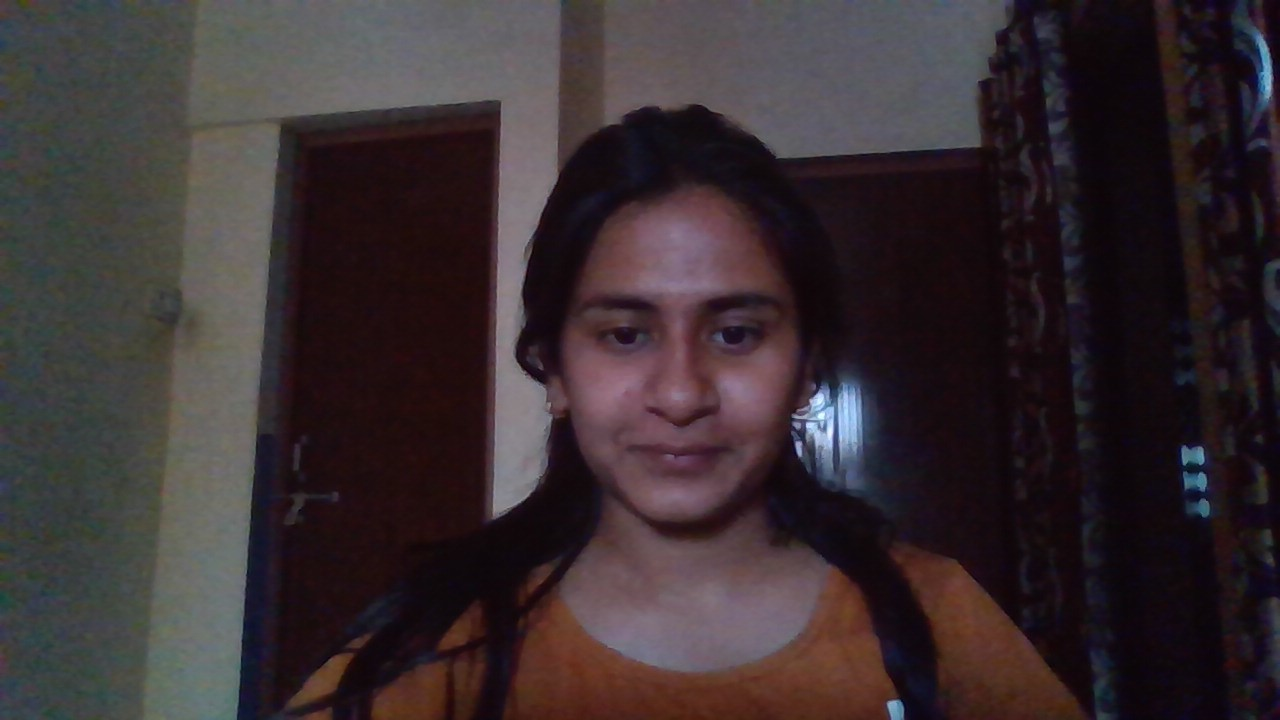
#> input picture Face-distance/Ref_image.jpg, 1280 x 720 px, given in place of the camera
$ python get_colour.py ../Face-distance/Ref_image.jpg
#> lines starting #> are read from the running program, lines starting #| are printed output that depends on the picture; after the words box and inside, x2 and y2 are one past the last pixel; in counts of white or black regions, pixels touching at a corner belong together
import numpy as np
import cv2

cap = cv2.VideoCapture(1)


def empty(a):
    pass


def resize_final_img(x, y, *argv):
    images = cv2.resize(argv[0], (x, y))
    for i in argv[1:]:
        resize = cv2.resize(i, (x, y))
        images = np.concatenate((images, resize), axis=1)
    return images


cv2.namedWindow("HSV")
cv2.resizeWindow("HSV", 300, 300)
cv2.createTrackbar("HUE Min", "HSV", 0, 179, empty)
#> slider 'HUE Min' is set to 35
cv2.createTrackbar("HUE Max", "HSV", 179, 179, empty)
cv2.createTrackbar("SAT Min", "HSV", 0, 255, empty)
#> slider 'SAT Min' is set to 51
cv2.createTrackbar("SAT Max", "HSV", 255, 255, empty)
cv2.createTrackbar("VALUE Min", "HSV", 0, 255, empty)
#> slider 'VALUE Min' is set to 51
cv2.createTrackbar("VALUE Max", "HSV", 255, 255, empty)


cv2.resizeWindow("F", 700, 600)


while True:
    ret, img = cap.read()
#> img is the input picture: shape (720, 1280, 3); mean B, G, R 49.6, 46.5, 57
    h_min = cv2.getTrackbarPos("HUE Min", "HSV")
    h_max = cv2.getTrackbarPos("HUE Max", "HSV")
    s_min = cv2.getTrackbarPos("SAT Min", "HSV")
    s_max = cv2.getTrackbarPos("SAT Max", "HSV")
    v_min = cv2.getTrackbarPos("VALUE Min", "HSV")
    v_max = cv2.getTrackbarPos("VALUE Max", "HSV")

    hsv_img = cv2.cvtColor(img, cv2.COLOR_BGR2HSV)
#> hsv_img: shape (720, 1280, 3); mean H, S, V 115, 89.2, 59.7

    lower = np.array([h_min, s_min, v_min])
    upper = np.array([h_max, s_max, v_max])
    mask = cv2.inRange(hsv_img, lower, upper)
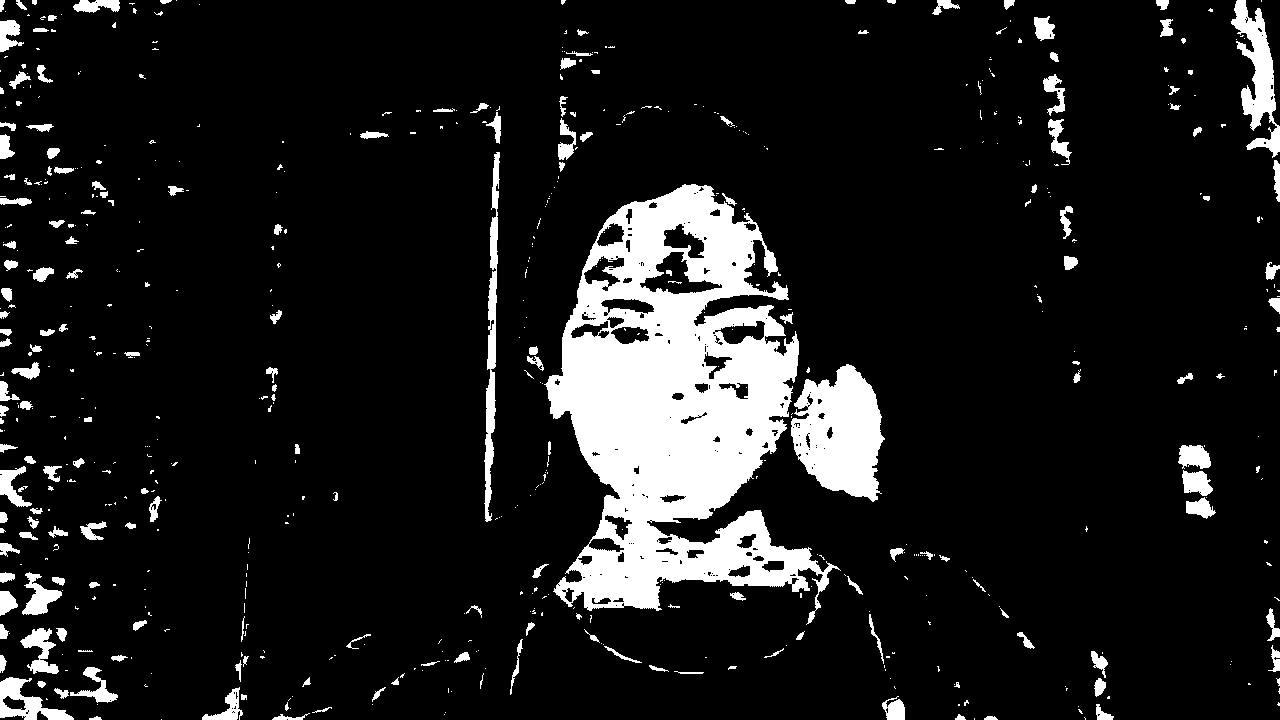
#> mask: shape (720, 1280); 11.2% white; 613 white regions (424 under 20 px), largest, box (x1, y1, x2, y2) and area: (544, 184, 841, 625) 65034, (791, 364, 885, 502) 8666, (1231, 0, 1280, 158) 3246
    kernel = np.ones((3, 3), "uint8")

    d_img = cv2.morphologyEx(mask, cv2.MORPH_OPEN, kernel, iterations=5)
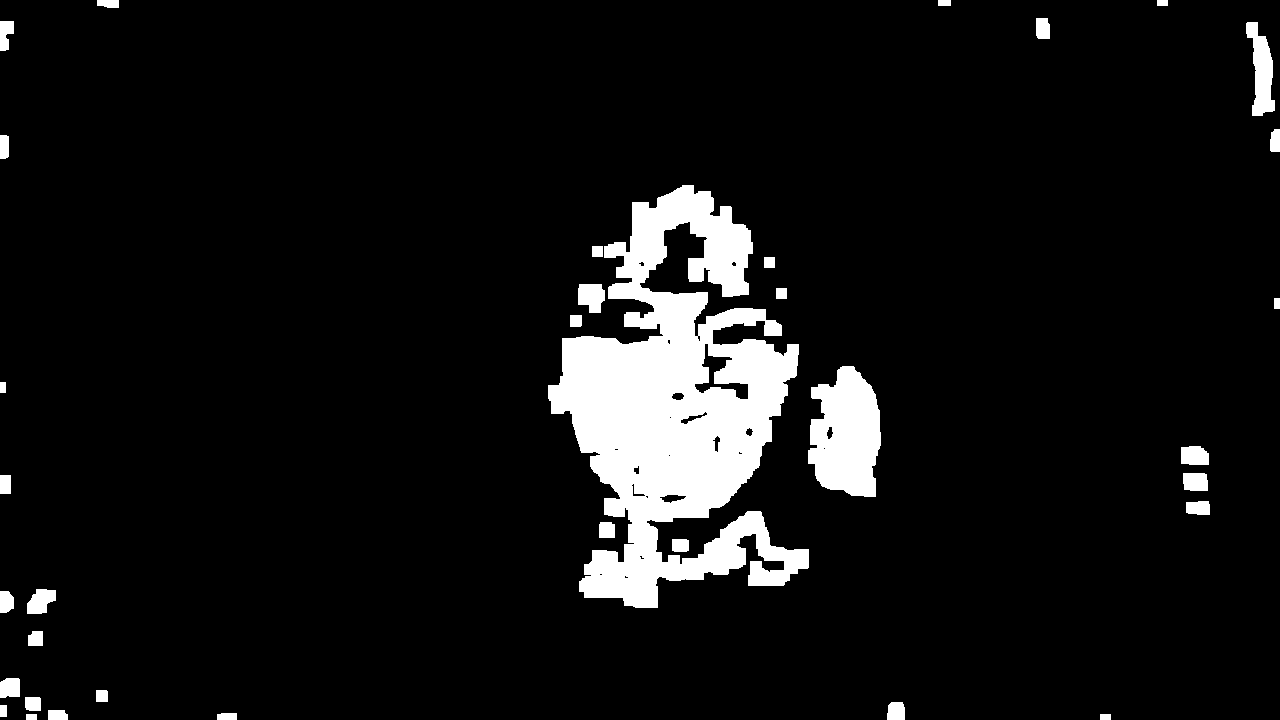
#> d_img: shape (720, 1280); 7.7% white; 35 white regions, largest, box (x1, y1, x2, y2) and area: (548, 185, 809, 608) 55121, (808, 366, 881, 497) 7180, (1246, 22, 1275, 116) 1559

    final_img = resize_final_img(300, 300, mask, d_img)
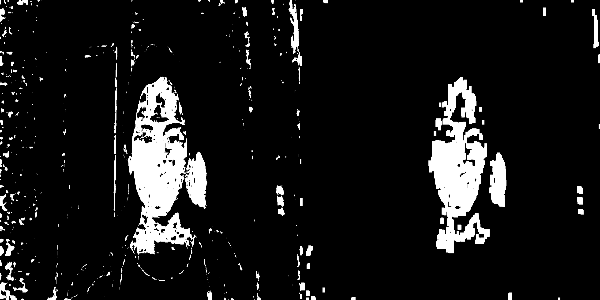
#> final_img: shape (300, 600); min 0, max 255, mean 24.1
    # final_img = np.concatenate((mask,d_img,e_img),axis =1)
    cv2.imshow("F", final_img)
    if cv2.waitKey(1) & 0xFF == ord("q"):
#> (key q is pressed here)
        break

cv2.destroyAllWindows()

$ run again, on Face-distance/Refimg4.jpg
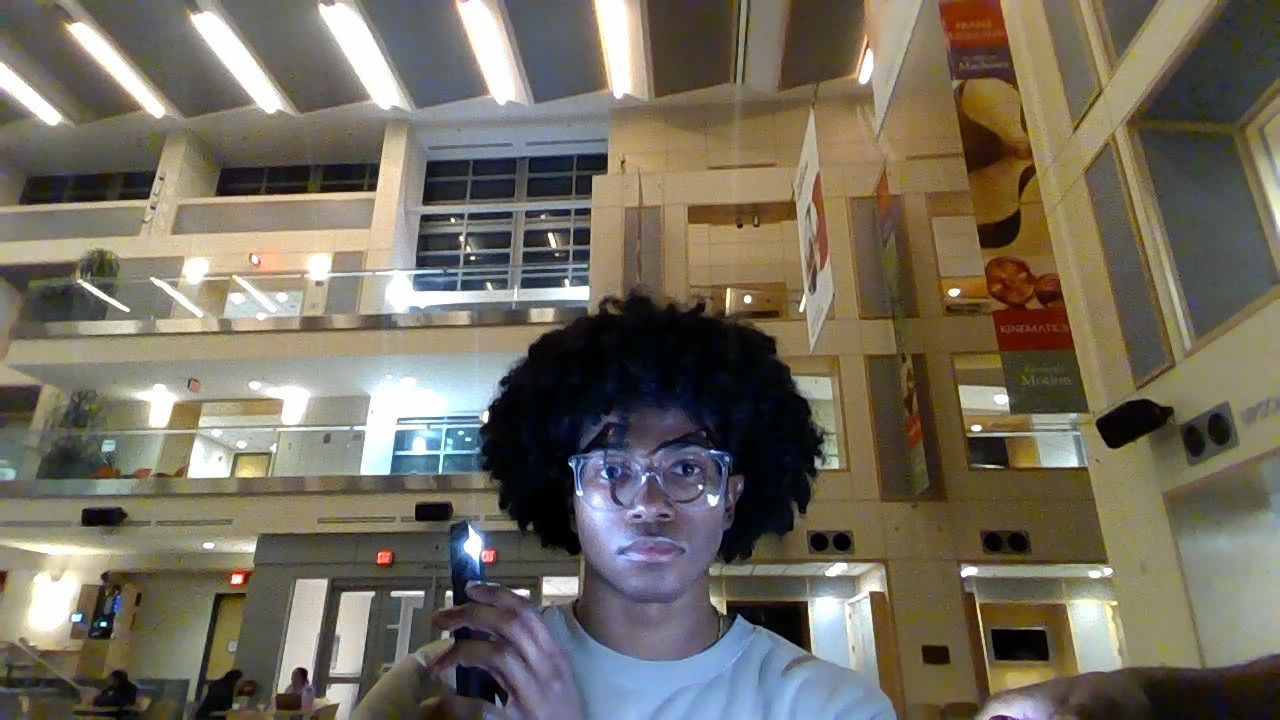
#> input picture Face-distance/Refimg4.jpg, 1280 x 720 px, given in place of the camera
#> img is the input picture: shape (720, 1280, 3); mean B, G, R 94.9, 109.3, 115.4
#> hsv_img: shape (720, 1280, 3); mean H, S, V 46.3, 78.9, 121.2
#> `mask = cv2.inRange(hsv_img, lower, upper)`:
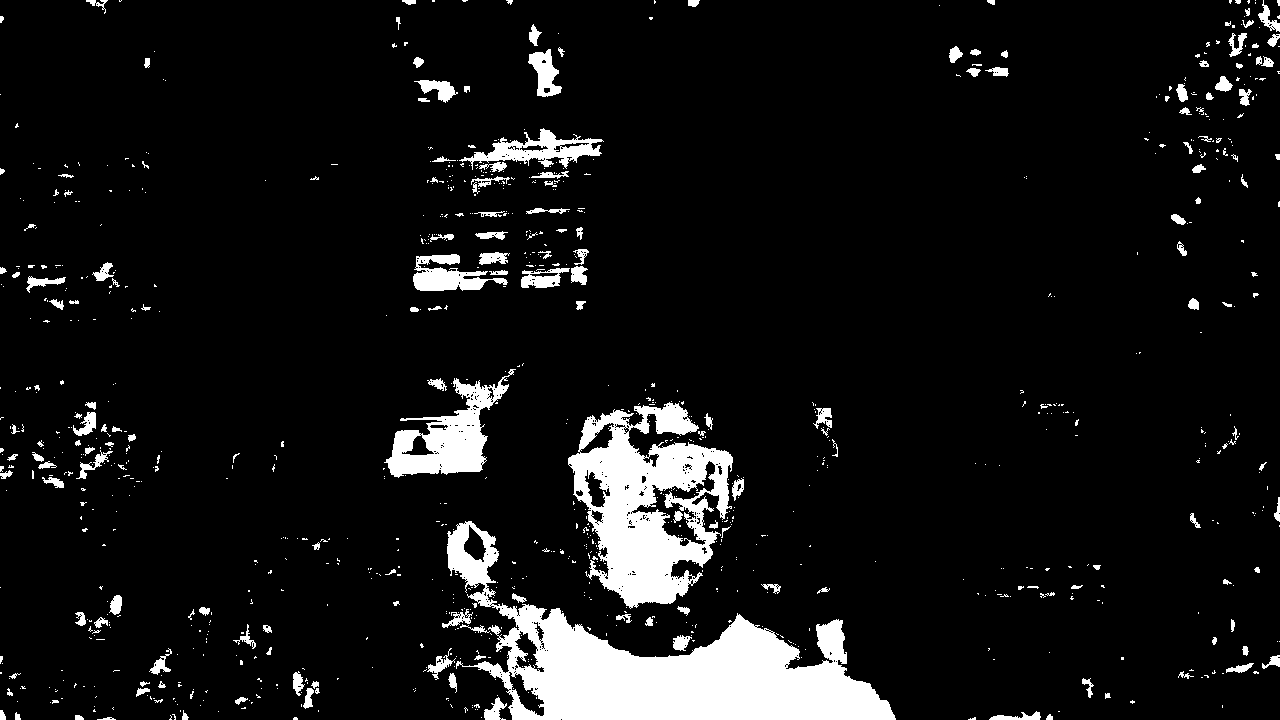
#> mask: shape (720, 1280); 8.2% white; 977 white regions (794 under 20 px), largest, box (x1, y1, x2, y2) and area: (447, 521, 896, 720) 31189, (568, 402, 733, 609) 18069, (384, 369, 516, 478) 5392
#> d_img: shape (720, 1280); 5% white; 22 white regions, largest, box (x1, y1, x2, y2) and area: (524, 613, 894, 720) 25003, (572, 430, 704, 605) 10824, (389, 426, 484, 475) 3136
#> `final_img = resize_final_img(300, 300, mask, d_img)`:
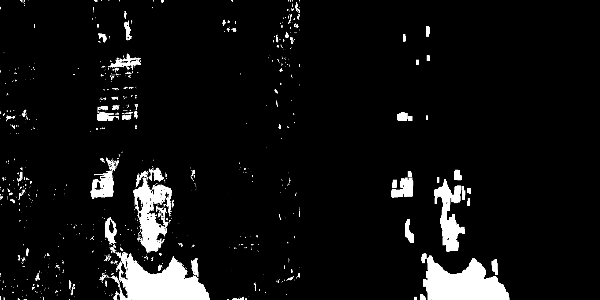
#> final_img: shape (300, 600); min 0, max 255, mean 16.9
